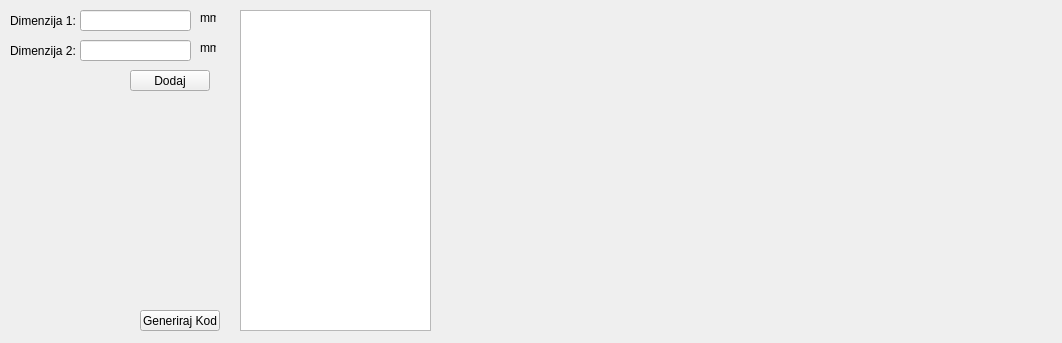
<?xml version="1.0" encoding="UTF-8"?>
<ui version="4.0">
 <class>MainWindow</class>
 <widget class="QMainWindow" name="MainWindow">
  <property name="geometry">
   <rect>
    <x>0</x>
    <y>0</y>
    <width>1062</width>
    <height>343</height>
   </rect>
  </property>
  <property name="windowTitle">
   <string>MainWindow</string>
  </property>
  <widget class="QWidget" name="centralwidget">
   <widget class="QLabel" name="lb_dimOne">
    <property name="geometry">
     <rect>
      <x>10</x>
      <y>10</y>
      <width>71</width>
      <height>21</height>
     </rect>
    </property>
    <property name="text">
     <string>Dimenzija 1:</string>
    </property>
   </widget>
   <widget class="QLineEdit" name="le_dimOne">
    <property name="geometry">
     <rect>
      <x>80</x>
      <y>10</y>
      <width>111</width>
      <height>21</height>
     </rect>
    </property>
   </widget>
   <widget class="QLabel" name="lb_dimTwo">
    <property name="geometry">
     <rect>
      <x>10</x>
      <y>40</y>
      <width>71</width>
      <height>21</height>
     </rect>
    </property>
    <property name="text">
     <string>Dimenzija 2:</string>
    </property>
   </widget>
   <widget class="QLineEdit" name="le_dimTwo">
    <property name="geometry">
     <rect>
      <x>80</x>
      <y>40</y>
      <width>111</width>
      <height>21</height>
     </rect>
    </property>
   </widget>
   <widget class="QPushButton" name="pb_dodaj">
    <property name="geometry">
     <rect>
      <x>130</x>
      <y>70</y>
      <width>80</width>
      <height>21</height>
     </rect>
    </property>
    <property name="text">
     <string>Dodaj</string>
    </property>
   </widget>
   <widget class="QTextEdit" name="te_dimenzii">
    <property name="geometry">
     <rect>
      <x>240</x>
      <y>10</y>
      <width>191</width>
      <height>321</height>
     </rect>
    </property>
    <property name="readOnly">
     <bool>true</bool>
    </property>
   </widget>
   <widget class="QLabel" name="label">
    <property name="geometry">
     <rect>
      <x>200</x>
      <y>10</y>
      <width>16</width>
      <height>16</height>
     </rect>
    </property>
    <property name="text">
     <string>mm</string>
    </property>
   </widget>
   <widget class="QLabel" name="label_2">
    <property name="geometry">
     <rect>
      <x>200</x>
      <y>40</y>
      <width>16</width>
      <height>16</height>
     </rect>
    </property>
    <property name="text">
     <string>mm</string>
    </property>
   </widget>
   <widget class="QPushButton" name="pushButton">
    <property name="geometry">
     <rect>
      <x>140</x>
      <y>310</y>
      <width>80</width>
      <height>21</height>
     </rect>
    </property>
    <property name="text">
     <string>Generiraj Kod</string>
    </property>
   </widget>
  </widget>
 </widget>
 <resources/>
 <connections/>
</ui>
